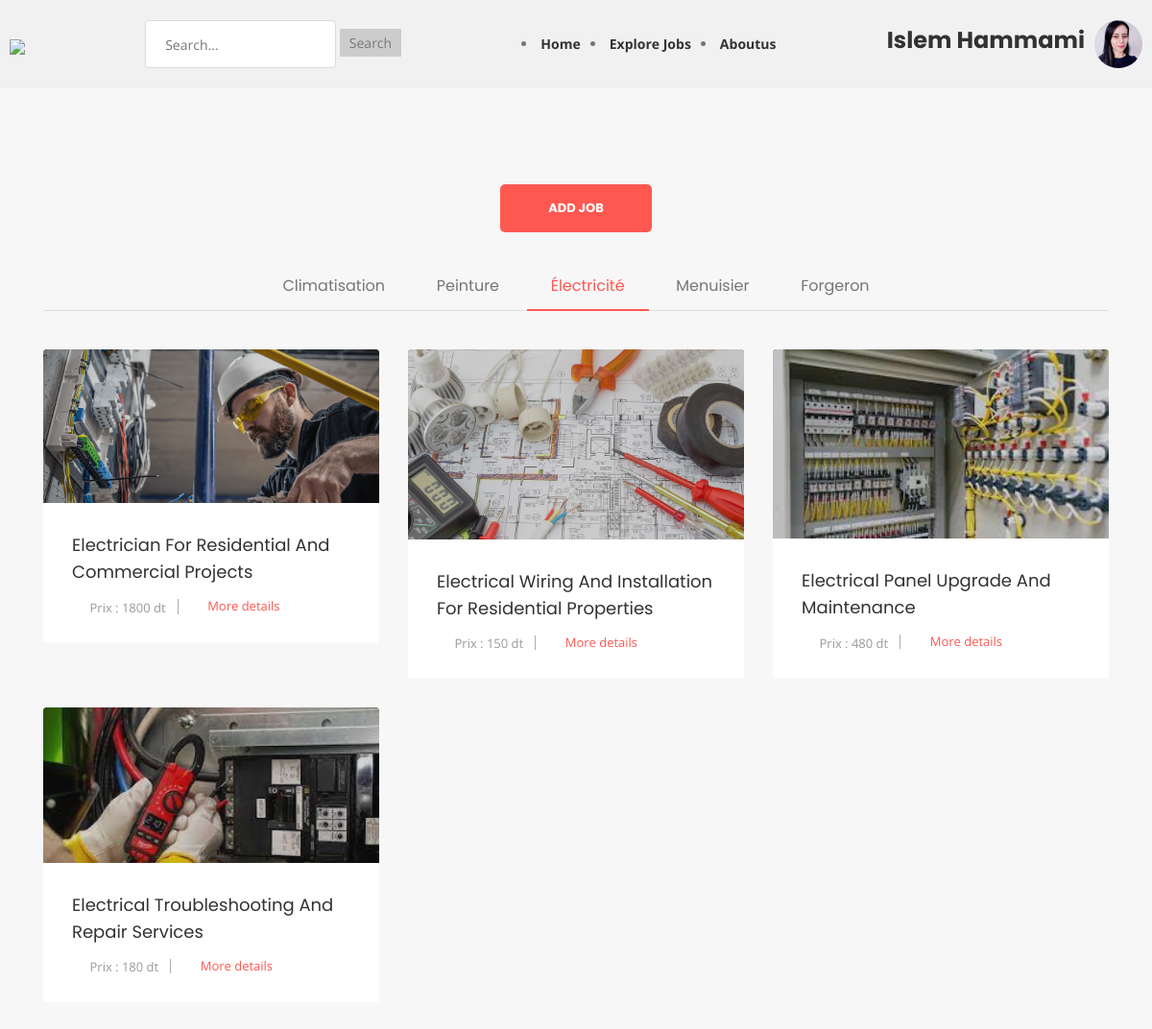
The app's page /Freelance-Website/Électricité.php (signed in) with its own data.
### tables this page shows
CREATE TABLE `users` (
  `id` int NOT NULL,
  `username` varchar(255) NOT NULL,
  `password` varchar(255) NOT NULL,
  `email` varchar(255) NOT NULL,
  `created_at` timestamp NOT NULL DEFAULT CURRENT_TIMESTAMP,
  `address` varchar(255) DEFAULT 'not declared',
  `phone_number` varchar(20) DEFAULT 'not declared',
  `additional_info` varchar(255) DEFAULT 'not declared',
  `profile_pic` varchar(255) DEFAULT 'Profile-Icon-SVG-09856789.png',
  `cv` varchar(255) DEFAULT NULL
);

CREATE TABLE `jobs` (
  `id` int NOT NULL,
  `title` varchar(255) NOT NULL,
  `categorie` varchar(255) DEFAULT NULL,
  `description` text,
  `cover_path` varchar(255) NOT NULL,
  `user_id` int NOT NULL,
  `created_at` timestamp NOT NULL DEFAULT CURRENT_TIMESTAMP,
  `prix` varchar(255) DEFAULT 'free'
);

### Freelance-Website/Électricité.php (the view, shortened to what this page needs)
<?php
require_once('connbd.php');
include 'navANDhead.php';
$query = "SELECT * FROM jobs where categorie = 'Électricité'";
$jobs = $db->query($query)->fetchAll(PDO::FETCH_ASSOC);
?>
<!DOCTYPE html>
<html>
<head>
    <link rel="stylesheet" type="text/css" href="css/bookcard.css">
    <link rel="stylesheet" href="css/bootstrap.min.css">
    <link rel="stylesheet" href="css/normalize.css">
    <link rel="stylesheet" href="css/scrollbar.css">
    <link rel="stylesheet" href="css/fontawesome/fontawesome-all.css">
    <link rel="stylesheet" href="css/font-awesome.min.css">
    <link rel="stylesheet" href="css/owl.carousel.min.css">
    <link rel="stylesheet" href="css/jquery-ui.css">
    <link rel="stylesheet" href="css/linearicons.css">
    <link rel="stylesheet" href="css/tipso.css">
    <link rel="stylesheet" href="css/chosen.css">
    <link rel="stylesheet" href="css/prettyPhoto.css">
    <link rel="stylesheet" href="css/main.css">
    <link rel="stylesheet" href="css/color.css">
    <link rel="stylesheet" href="css/transitions.css">
    <link rel="stylesheet" href="css/responsive.css">
</head>
<body>
    <main id="wt-main" class="wt-main wt-haslayout wt-innerbgcolor">
        <div class="wt-haslayout wt-main-section">
            <div class="wt-btnarea" style="text-align: center;">
                <a href="uplodejobform.php" class="wt-btn">Add Job</a><br><br><br>
            </div>
            <div class="container">
                <div class="row justify-content-md-center">
                    <div class="col-12 col-sm-12 col-md-12 col-lg-12 float-left">
                        <div class="wt-articletabshold">
                            <ul class="wt-navarticletab nav navbar-nav">
                                <li class="nav-item">
                                    <a  id="all-tab" data-toggle="tab" href="Climatisation.php">Climatisation</a>
                                </li>
                                <li class="nav-item">
                                    <a  id="business-tab" data-toggle="tab" href="Peinture.php">Peinture</a>
                                </li>
                                <li class="nav-item">
                                    <a class="active" id="trading-tab" data-toggle="tab" href="Électricité.php">Électricité</a>
                                </li>
                                <li class="nav-item">
                                    <a id="economics-tab" data-toggle="tab" href="Menuisier.php">Menuisier</a>
                                </li>
                                <li class="nav-item">
                                    <a id="marketing-tab" data-toggle="tab" href="Forgeron.php">Forgeron</a>
                                </li>
                            </ul>
                            <div class="tab-content wt-haslayout">
                                <div class="wt-contentarticle tab-pane active fade show" id="alltab">
                                    <div class="row">
                                        <?php foreach ($jobs as $job) : ?>
                                            <div class="col-12 col-sm-12 col-md-6 col-lg-6 col-xl-4">
                                                <div class="wt-article">
                                                    <figure>
                                                        <img src="<?php echo $job['cover_path']; ?>" alt="img description">
                                                    </figure>
                                                    <div class="wt-articlecontent">
                                                        <div class="wt-title">
                                                            <h2><?php echo $job['title']; ?></h2>
                                                        </div>
                                                        <ul class="wt-postarticlemeta">
                                                            <li>
                                                                <a href="javascript:void(0);">
                                                                    <i class="lnr lnr-clock"></i>
                                                                    <span>Prix : <?php echo $job['prix']; ?></span>
                                                                </a>
                                                            </li>
                                                            <li>
                                                                <a href="javascript:void(0);">
                                                                    <i class="lnr lnr-user"></i>
                                                                    <span><a href="showjobdetails.php?job_id=<?php echo $job['id']; ?>">More details</a></span>
                                                                </a>
                                                            </li>
                                                        </ul>
                                                    </div>
                                                </div>
                                            </div>
                                        <?php endforeach; ?>
                                    </div>
                                </div>
                            </div>
                        </div>
                    </div>
                </div>
            </div>
        </div>
    </main>
</body>
</html>

### Freelance-Website/navANDhead.php (shortened to what this page needs)
<?php
require_once('connbd.php');
?>
<!DOCTYPE html>
<html lang="en">
<head>
    <link rel="stylesheet" href="css/navbar.css">
    <link rel="stylesheet" href="css/booksstyle.css">
</head>
<body>
<header>
    <div class="header-container">
        <h1><a href="index.php"><img src="resorses/logo.png" width="190"></a></h1>
        <form method="get" action="search.php" class="search-form">
            <input type="text" name="search" class="search-input" placeholder="Search...">
            <input type="submit" value="Search" class="search-submit">
        </form>
        <nav class="nava">
            <ul>
                <li class="nava"><a href="index.php">Home</a></li>
                <li class="nava"><a href="Climatisation.php">Explore Jobs</a></li>
                <li class="nava"><a href="aboutpage.php">Aboutus</a></li>
            </ul>
        </nav>
        <div class="user-info">
            <h3 class="user-name">
                 <?php
                 if(isset($_SESSION['login'])){
                 $login=$_SESSION['login'];
                    $query = "SELECT * FROM users where username='$login'";
                    $user = $db->query($query)->fetchAll(PDO::FETCH_ASSOC);
                    foreach ($user as $user3):
                    echo $user3['username'];
                    endforeach;}
                    else{
                        echo "Guest";
                    }
                ?>
            </h3>
            <a href="profile.php"><img src="<?php
            if(isset($_SESSION['login'])){
                echo $user3['profile_pic'];
                }
                   else{
                       echo "Profile-Icon-SVG-09856789.png";
                   }
            ?>" alt="Profile photo" class="profile-photo" style="width: 50px;height:50px;" ></a>
        </div>
    </div>
</header>

### Freelance-Website/css/navbar.css (style rules this page uses)
.header-container { display: flex; align-items: center; justify-content: space-between; padding: 10px; background-color: #f1f1f1; }
.header-container h1 { margin: 0; }
.search-form { margin: 0 20px; }
.search-input { padding: 5px; }
.search-submit { padding: 5px 10px; background-color: #ccc; border: none; cursor: pointer; }
.nava ul { list-style-type: none; padding: 0; margin: 0; display: flex; }
.nava li { margin-right: 10px; }
.nava a { text-decoration: none; color: #333; font-weight: bold; }
.user-info { display: flex; align-items: center; }
.user-name { margin-right: 10px; }
.profile-photo { width: 30px; height: 30px; border-radius: 50%; }

### Freelance-Website/css/booksstyle.css (style rules this page uses)
a { text-decoration: none; color: #0077FF; }

### Freelance-Website/css/color.css (style rules this page uses)
a, p a, p a:hover, a:hover, a:focus, a:active, .wt-navigation > ul > li:hover > a, .wt-navigation > ul > li.current-menu-item > a, .wt-navarticletab li:hover a, .wt-navarticletab li a.active, .wt-categoriescontent li a:hover, .wt-joinsteps li.wt-active a, .wt-effectivecontent li:hover a, .wt-articlesingle-content .wt-description .wt-blockquotevone q, .wt-filtertag li:hover a, .wt-userlisting-breadcrumb li .wt-clicksave, .wt-clicksave, .wt-qrcodefeat h3 span, .wt-comfollowers ul li:hover a span, .wt-postarticlemeta .wt-following span, .tg-qrcodefeat h3 span { color: #ff5851; }
.wt-btn:hover, .wt-dropdowarrow, .navbar-toggle, .wt-btn, .wt-navigationarea .wt-navigation > ul > li > a:after, .wt-searchbtn, .wt-sectiontitle:after, .wt-navarticletab li a:after, .wt-pagination ul li a:hover, .wt-pagination ul li.wt-active a, .wt-widgettag a:hover, .wt-articlesingle-content .wt-description blockquote span i, .wt-searchgbtn, .wt-filtertagclear a, .ui-slider-horizontal .ui-slider-range, .wt-btnsearch, .wt-newnoti a em, .wt-notificationicon > a:after, .wt-rightarea .wt-nav .navbar-toggler, .wt-usersidebaricon span, .wt-usersidebaricon span i, .wt-filtertag .wt-filtertagclear a, .loader:before, .wt-offersmessages .wt-ad:after, .wt-btnsendmsg, .wt-tabstitle li a:before, .wt-tabscontenttitle:before, .wt-tablecategories thead tr th:first-child:before, .wt-tablecategories tbody tr td:first-child:before, .wt-slidernav .wt-prev:hover, .wt-slidernav .wt-next:hover { background:#ff5851; }

### Freelance-Website/css/transitions.css (style rules this page uses)
*:after, *:before, p a, a, .wt-socialicons li a, .wt-roundicontext, .wt-roundicontext .wt-usericonholder, .sub-menu, .mega-menu, .wt-article, .wt-article figure img, .wt-speakerimg img, .wt-categoryslidercontent, .wt-filtertag li a i, .wt-userlistinghold, .wt-companysdetails, .wt-companysdetails .wt-companysimg img, .wt-comfollowers ul li, .wt-comfollowers ul li a span, .wt-comfollowers ul li a span img, .wt-articlesuser .wt-particlehold figure img, .wt-project figure img, .wt-usernav, .wt-btn, .wt-particlehold figure img, .wt-main, .wt-offersmessages .wt-ad, .wt-openmenu .wt-usersidebar .wt-companysinfo .wt-title, .wt-openmenu .wt-usersidebar .wt-companysinfo .wt-btnarea, .wt-iconbox i, .wt-tabstitle li, .wt-tablecategories tr, .wt-designimg input[type=radio]+ label img, .wt-designimg input[type=radio]+ label i, .wt-navigation > ul > li > .sub-menu > li.menu-item-has-children .sub-menu li, .wt-navigation > ul > li > .sub-menu > li, .chosen-container-multi .chosen-choices li.search-choice, .wt-dateandmsg span:nth-child(2), .wt-posteditem, .wt-slidernav .wt-prev, .wt-slidernav .wt-next, .wt-btnmenutoggle { -webkit-transition: all 300ms ease-in-out; -moz-transition: all 300ms ease-in-out; -ms-transition: all 300ms ease-in-out; -o-transition: all 300ms ease-in-out; transition: all 300ms ease-in-out; }

### records on screen
users: username "Islem Hammami", profile_pic (picture)
jobs: cover_path (picture), title "Electrician For Residential And Commercial Projects", prix "1800 dt"
jobs: cover_path (picture), title "Electrical Wiring And Installation For Residential Properties", prix "150 dt"
jobs: cover_path (picture), title "Electrical Panel Upgrade And Maintenance", prix "480 dt"
jobs: cover_path (picture), title "Electrical Troubleshooting And Repair Services", prix "180 dt"
